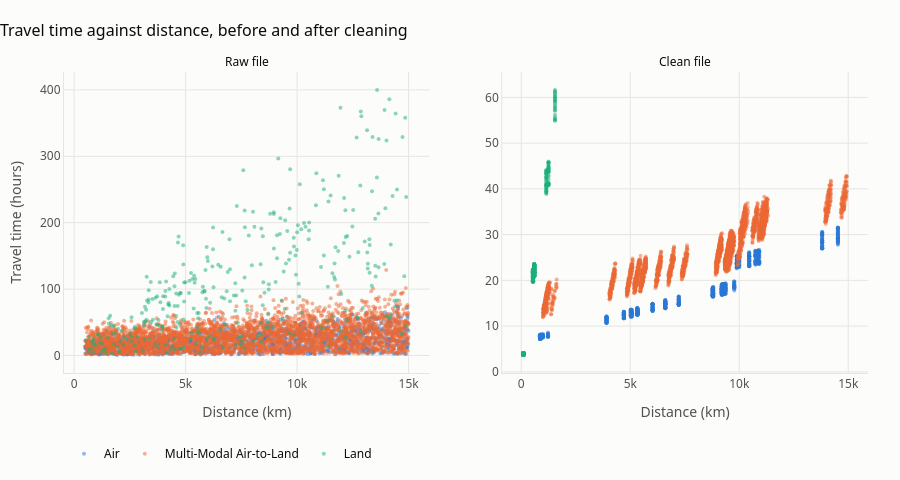

Here is the notebook cell this chart was saved with:
### Code cell
mode_colors = {"Air": BLUE, "Multi-Modal Air-to-Land": ORANGE, "Land": AQUA}

fig = make_subplots(rows=1, cols=2, shared_yaxes=False, horizontal_spacing=0.09,
                    subplot_titles=["Raw file", "Clean file"])
for col, (df, trip_col) in enumerate([(raw, "Transit_Duration_Hours"), (clean, "Planned_Transit_Hours")], start=1):
    for mode, color in mode_colors.items():
        part = df[df["Transport_Mode"] == mode]
        fig.add_trace(go.Scatter(
            x=part["Distance_km"], y=part[trip_col], mode="markers", name=mode,
            legendgroup=mode, showlegend=col == 1,
            marker=dict(color=color, size=4, opacity=0.5),
            hovertemplate=mode + "<br>%{x:,.0f} km<br>%{y:.1f} h<extra></extra>",
        ), row=1, col=col)
    fig.update_xaxes(title_text="Distance (km)", row=1, col=col)
fig.update_yaxes(title_text="Travel time (hours)", row=1, col=1)
fig.update_annotations(font=dict(size=12, color=INK))
style(fig, "Travel time against distance, before and after cleaning", height=480)
fig.update_layout(legend=dict(orientation="h", y=-0.22, x=0, font=dict(color=INK)), margin=dict(b=96))
fig.show()

### Figure 1 — Plotly figure (JSON) as saved in the notebook; plotly's stock layout.template omitted (floating-point values rounded to 4 significant figures; data arrays with more than 128 entries replaced by an {"elided": "..."} marker saying what was removed)
{"data": [{"hovertemplate": "Air<br>%{x:,.0f} km<br>%{y:.1f} h<extra></extra>", "legendgroup": "Air", "marker": {"color": "#2a78d6", "opacity": 0.5, "size": 4}, "mode": "markers", "name": "Air", "showlegend": true, "type": "scatter", "x": {"elided": "1320 float values"}, "xaxis": "x", "y": {"elided": "1320 float values"}, "yaxis": "y"}, {"hovertemplate": "Multi-Modal Air-to-Land<br>%{x:,.0f} km<br>%{y:.1f} h<extra></extra>", "legendgroup": "Multi-Modal Air-to-Land", "marker": {"color": "#eb6834", "opacity": 0.5, "size": 4}, "mode": "markers", "name": "Multi-Modal Air-to-Land", "showlegend": true, "type": "scatter", "x": {"elided": "3347 float values"}, "xaxis": "x", "y": {"elided": "3347 float values"}, "yaxis": "y"}, {"hovertemplate": "Land<br>%{x:,.0f} km<br>%{y:.1f} h<extra></extra>", "legendgroup": "Land", "marker": {"color": "#1baf7a", "opacity": 0.5, "size": 4}, "mode": "markers", "name": "Land", "showlegend": true, "type": "scatter", "x": {"elided": "333 float values"}, "xaxis": "x", "y": {"elided": "333 float values"}, "yaxis": "y"}, {"hovertemplate": "Air<br>%{x:,.0f} km<br>%{y:.1f} h<extra></extra>", "legendgroup": "Air", "marker": {"color": "#2a78d6", "opacity": 0.5, "size": 4}, "mode": "markers", "name": "Air", "showlegend": false, "type": "scatter", "x": {"elided": "1190 float values"}, "xaxis": "x2", "y": {"elided": "1190 float values"}, "yaxis": "y2"}, {"hovertemplate": "Multi-Modal Air-to-Land<br>%{x:,.0f} km<br>%{y:.1f} h<extra></extra>", "legendgroup": "Multi-Modal Air-to-Land", "marker": {"color": "#eb6834", "opacity": 0.5, "size": 4}, "mode": "markers", "name": "Multi-Modal Air-to-Land", "showlegend": false, "type": "scatter", "x": {"elided": "3230 float values"}, "xaxis": "x2", "y": {"elided": "3230 float values"}, "yaxis": "y2"}, {"hovertemplate": "Land<br>%{x:,.0f} km<br>%{y:.1f} h<extra></extra>", "legendgroup": "Land", "marker": {"color": "#1baf7a", "opacity": 0.5, "size": 4}, "mode": "markers", "name": "Land", "showlegend": false, "type": "scatter", "x": {"elided": "580 float values"}, "xaxis": "x2", "y": {"elided": "580 float values"}, "yaxis": "y2"}], "layout": {"annotations": [{"font": {"color": "#0b0b0b", "size": 12}, "showarrow": false, "text": "Raw file", "x": 0.2275, "xanchor": "center", "xref": "paper", "y": 1, "yanchor": "bottom", "yref": "paper"}, {"font": {"color": "#0b0b0b", "size": 12}, "showarrow": false, "text": "Clean file", "x": 0.7725, "xanchor": "center", "xref": "paper", "y": 1, "yanchor": "bottom", "yref": "paper"}], "font": {"color": "#52514e", "family": "Segoe UI, Arial, sans-serif", "size": 12}, "height": 480, "hoverlabel": {"bgcolor": "white", "font": {"color": "#0b0b0b"}}, "legend": {"font": {"color": "#0b0b0b"}, "orientation": "h", "x": 0, "y": -0.22}, "margin": {"b": 96, "l": 64, "r": 32, "t": 72}, "paper_bgcolor": "#fcfcfb", "plot_bgcolor": "#fcfcfb", "title": {"font": {"color": "#0b0b0b", "size": 16}, "text": "Travel time against distance, before and after cleaning", "x": 0, "xanchor": "left"}, "xaxis": {"anchor": "y", "domain": [0, 0.455], "gridcolor": "#e6e5e1", "linecolor": "#e6e5e1", "title": {"text": "Distance (km)"}, "zeroline": false}, "xaxis2": {"anchor": "y2", "domain": [0.545, 1], "gridcolor": "#e6e5e1", "linecolor": "#e6e5e1", "title": {"text": "Distance (km)"}, "zeroline": false}, "yaxis": {"anchor": "x", "domain": [0, 1], "gridcolor": "#e6e5e1", "linecolor": "#e6e5e1", "title": {"text": "Travel time (hours)"}, "zeroline": false}, "yaxis2": {"anchor": "x2", "domain": [0, 1], "gridcolor": "#e6e5e1", "linecolor": "#e6e5e1", "zeroline": false}}}
